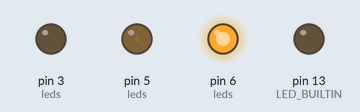
Recording of a sketch running on a simulated Arduino Uno, built with avr-gcc and run on an emulated ATmega328P. Parts: output pins drawn as LEDs (lit = HIGH).

Above: at 0.05 s.
At 0.9 s:
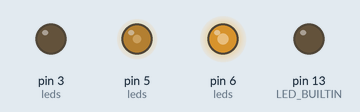
At 1.8 s:
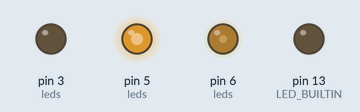
At 3.6 s:
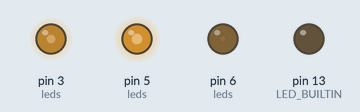
At 5.4 s:
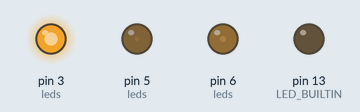
At 7.2 s:
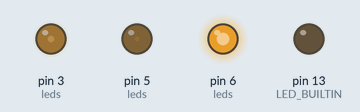
Timing chart, 0 to 10.0 s (numbered marks = the images above):
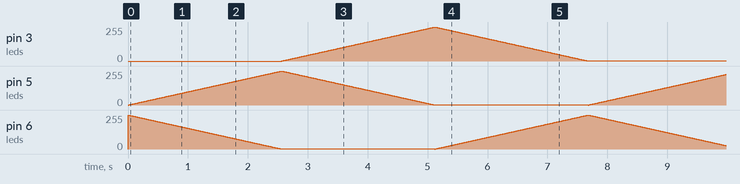

The sketch:

kod03.ino
```cpp
#include <Arduino.h>

#define LED_RED 6
#define LED_GREEN 5
#define LED_BLUE 3

// Napisz program, który w sposób łagodny będzie zmieniał kolory diody RGB w cyklu,
// na przykład, czerwony > zielony > niebieski > czerwony ..., wyświetlając kolory pośrednie.

// Składowe kolorów RGB powinny się mieszać ze sobą tworząc różne, pośrednie kolory.
// Na najwyższą ocenę należy zadbać, aby dla każdego z kolorów RGB można było zmieniać intensywność.

int leds[] = {LED_RED, LED_GREEN, LED_BLUE};
float led_intensity_multipliers[] = {1, 1, 1};
int led_index = 0;

int DELAY = 10;

void initRGB()
{
    pinMode(LED_BUILTIN, OUTPUT);
    digitalWrite(LED_BUILTIN, LOW);

    for (int led : leds)
    {
        pinMode(led, OUTPUT);
        analogWrite(led, 0);
    }
}

void setup()
{
    initRGB();
}

void loop(){
    int intensity = 255;
    while (intensity != 0)
    {
        analogWrite(leds[led_index], intensity);
        analogWrite(leds[(led_index + 1) % 3], (255 - intensity));
        intensity = intensity - 1;
        delay(DELAY);
    }
    led_index = (led_index + 1) % 3;
}
```
